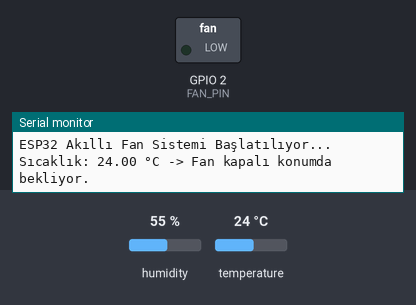
Recording of a sketch running on a simulated ESP32. Parts: switched loads named in the sketch (green lamp = pin HIGH), the last lines printed to the serial monitor. The test bench sets the inputs (shaded band); at power-on: temperature 24 °C, humidity 55 %.

Above: at 2.2 s.
2.3 s: temperature set to 26 °C
5.0 s: temperature set to 29 °C
At 5.4 s:
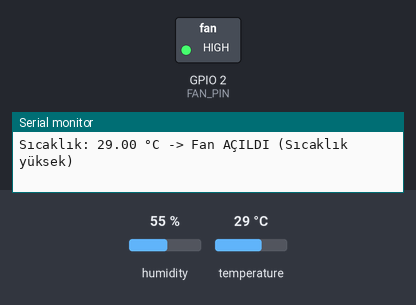
Timing chart, 0 to 8.0 s (numbered marks = the images above; inputs shaded):
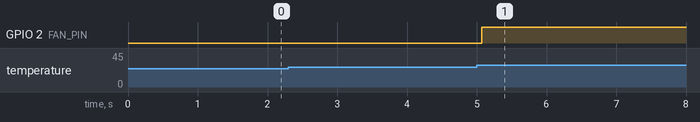

Measured:
- the behaviour switches between 27 and 28 °C on temperature (found by bisection; images 0 and 1)
- after the input at 5.0 s, GPIO 2 (FAN_PIN): LOW → HIGH after 0.07 s

The sketch:

ESP32_Fan_Control.ino
```cpp
#include "DHT.h"

// =============================================
// ESP32 - SICAKLIK KONTROLLU FAN SISTEMI
// =============================================
// Bağlantılar (Resimdeki gibi):
// DHT11 (Mavi Isı Sensörü):
//   - VCC  -> 3.3V
//   - GND  -> GND
//   - DATA -> GPIO 4
//
// Transistör & Fan Sürücü:
//   - Direnç ucu -> GPIO 2 (D2 / G2 pini)
// =============================================

#define DHTPIN 4          // DHT11 Veri pini (Yeşil kablonun takılı olduğu 4 numaralı pin)
#define DHTTYPE DHT11

const int FAN_PIN = 2;    // Fan kontrol pini (GPIO 2 - dirençle transistöre bağlı)

// Sıcaklık Eşik Değerleri
const float TEMP_ON_THRESHOLD = 28.0;  // Fanın açılacağı sıcaklık (°C)
const float TEMP_OFF_THRESHOLD = 26.0; // Fanın kapanacağı sıcaklık (°C)

DHT dht(DHTPIN, DHTTYPE);
bool fanState = false;

void setup() {
  Serial.begin(115200);
  delay(1000);

  Serial.println(F("ESP32 Akıllı Fan Sistemi Başlatılıyor..."));

  // Sensör pinini dahili pull-up direnciyle başlat (Bare DHT11 için önemli)
  pinMode(DHTPIN, INPUT_PULLUP);
  dht.begin();

  // Transistör pinini çıkış yap
  pinMode(FAN_PIN, OUTPUT);
  digitalWrite(FAN_PIN, LOW); // Başlangıçta fan kapalı
}

void loop() {
  // Sıcaklık oku
  float temperature = dht.readTemperature();

  // Sensör okuma hatası kontrolü
  if (isnan(temperature)) {
    Serial.println(F("Hata: DHT11 sensöründen veri okunamıyor!"));
    delay(2000);
    return;
  }

  Serial.print(F("Sıcaklık: "));
  Serial.print(temperature);
  Serial.print(F(" °C -> "));

  // Fan kontrol mantığı
  if (temperature >= TEMP_ON_THRESHOLD && !fanState) {
    digitalWrite(FAN_PIN, HIGH); // Transistörü tetikle (Fanı aç)
    fanState = true;
    Serial.println(F("Fan AÇILDI (Sıcaklık yüksek)"));
  }
  else if (temperature <= TEMP_OFF_THRESHOLD && fanState) {
    digitalWrite(FAN_PIN, LOW);  // Transistör tetiklemeyi kes (Fanı kapat)
    fanState = false;
    Serial.println(F("Fan KAPATILDI (Sınıf serinledi)"));
  }
  else {
    if (fanState) {
      Serial.println(F("Fan çalışmaya devam ediyor..."));
    } else {
      Serial.println(F("Fan kapalı konumda bekliyor."));
    }
  }

  // 2 saniyede bir kontrol et
  delay(2000);
}
```
